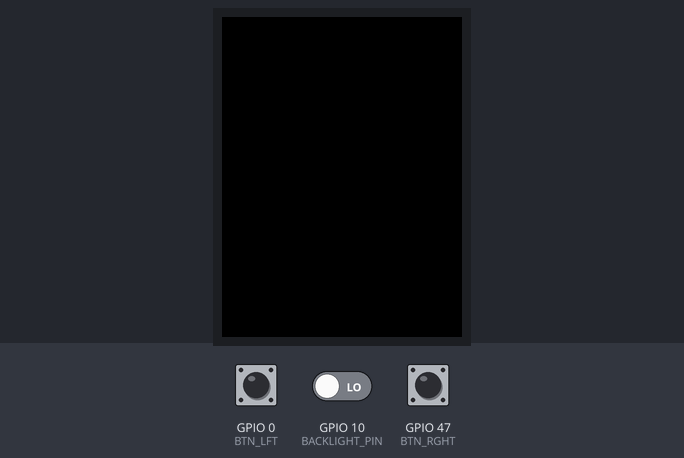
This sketch was run on a simulated ESP32-S3. On the bench: 240×320 colour display. The test bench sets the inputs (shaded band); at power-on: GPIO 47 (BTN_RGHT) HIGH, GPIO 0 (BTN_LFT) HIGH, GPIO 10 (BACKLIGHT_PIN) LOW. Random numbers use the default seed unless the sketch sets one.

Above: at 1.4 s.
1.5 s: GPIO 47 (BTN_RGHT) pulled LOW for 0.15 s
At 2.5 s:
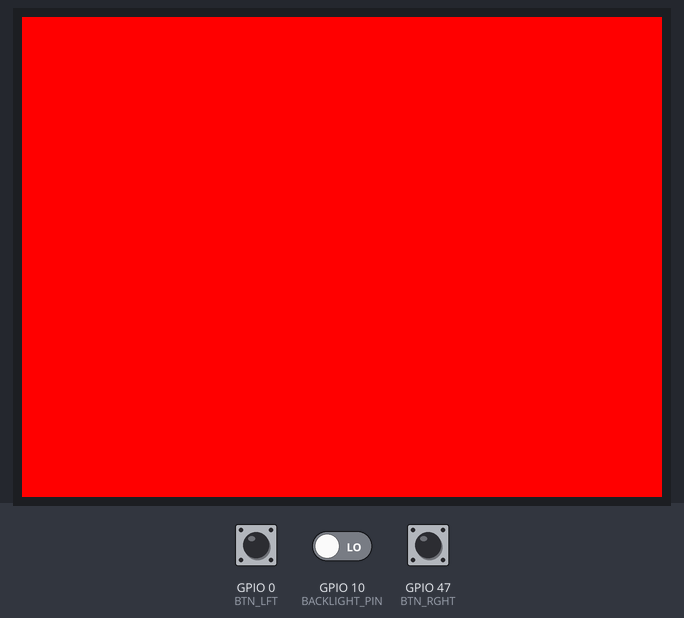
3.6 s: GPIO 0 (BTN_LFT) pulled LOW for 0.15 s
At 5.3 s:
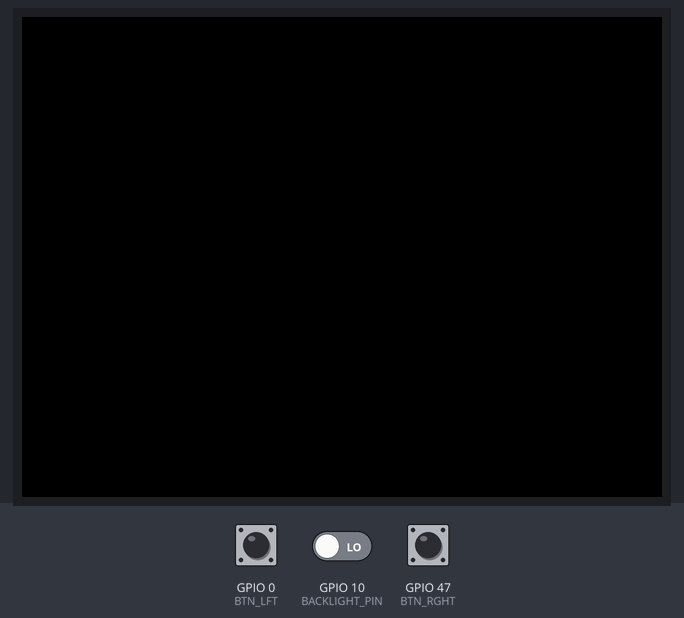
5.7 s: GPIO 47 (BTN_RGHT) pulsed LOW 5 times (0.12 s each, 0.3 s apart)
At 8.7 s:
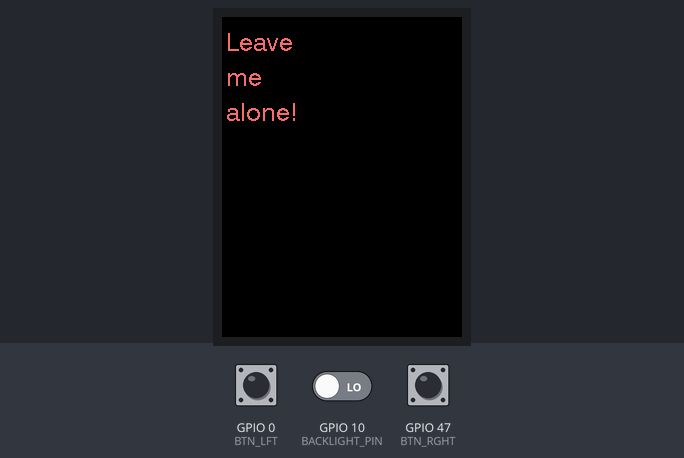
9.0 s: GPIO 47 (BTN_RGHT) pulled LOW for 0.15 s
At 10.6 s:
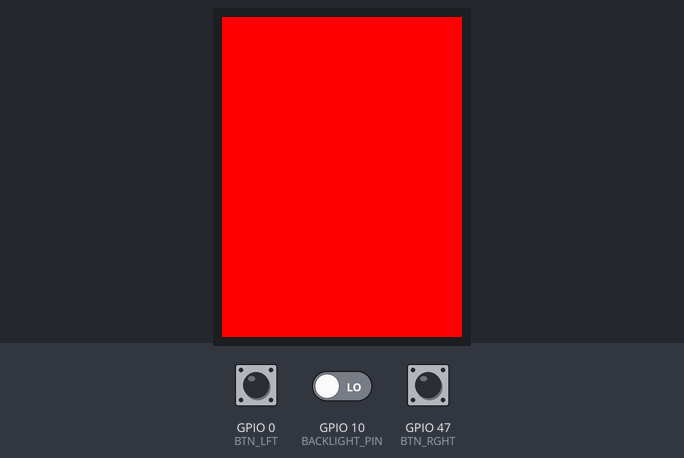
Timing chart, 0 to 12.1 s (numbered marks = the images above; inputs shaded):
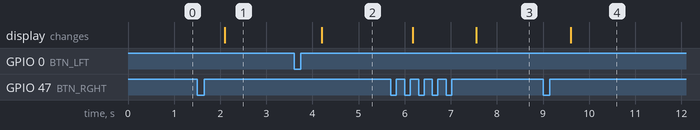

Measured:
- after the input at 1.5 s, the display: changes after 0.60 s (image 1)
- after the input at 3.6 s, the display: changes after 0.60 s (image 2)
- after the input at 5.7 s, the display: first changes after 0.47 s (image 3 shows a later state)
- after the input at 9.0 s, the display: changes after 0.60 s (image 4)

The sketch:

btn_color_switch_tft_irritable_onebtn.ino
```cpp
#include <TFT_eSPI.h>
#include <SPI.h>
#include <OneButton.h>

#define BOARD_LILYGO_T_QT
// #define BOARD_ESP32_GENERIC

#if defined(BOARD_LILYGO_T_QT)
  const int BTN_LFT = 0;
  const int BTN_RGHT = 47;
  const int BACKLIGHT_PIN = 10;
#elif defined(BOARD_ESP32_GENERIC)
  const int BTN_LFT = 0;
  const int BTN_RGHT = 4;
#endif

const int CLICK_TICKS = 400;

TFT_eSPI tft = TFT_eSPI();

OneButton buttonLeft(BTN_LFT, true, true);
OneButton buttonRight(BTN_RGHT, true, true);

int clickCounter = 0;

void handleFifthClick() {
  if (digitalRead(BACKLIGHT_PIN) == HIGH) {
    digitalWrite(BACKLIGHT_PIN, LOW);
  }

  tft.setRotation(2);
  tft.fillScreen(TFT_BLACK);

  uint16_t pastelRed = tft.color565(240, 110, 110);
  tft.setTextColor(pastelRed, TFT_BLACK);
  tft.setTextSize(1);
  tft.setTextDatum(TL_DATUM);

  int randomPhrase = random(3);

  if (randomPhrase == 0) {
    tft.drawString("Stop", 4, 15, 4);
    tft.drawString("bothering", 4, 50, 4);
    tft.drawString("me!", 4, 85, 4);
  }
  else if (randomPhrase == 1) {
    tft.drawString("Leave", 4, 15, 4);
    tft.drawString("me", 4, 50, 4);
    tft.drawString("alone!", 4, 85, 4);
  }
  else if (randomPhrase == 2) {
    tft.drawString("Get off", 4, 15, 4);
    tft.drawString("my", 4, 50, 4);
    tft.drawString("back!", 4, 85, 4);
  }
}

void clickLeft() {
  clickCounter++;
  if (clickCounter % 5 == 0) {
    handleFifthClick();
  } else {
    tft.fillScreen(TFT_BLACK);
  }
}

void doubleClickLeft() {
  clickCounter++;
  if (clickCounter % 5 == 0) {
    handleFifthClick();
  } else {
    if (digitalRead(BACKLIGHT_PIN) == LOW) {
      digitalWrite(BACKLIGHT_PIN, HIGH);
    } else {
      digitalWrite(BACKLIGHT_PIN, LOW);
    }
  }
}

void clickRight() {
  clickCounter++;
  if (clickCounter % 5 == 0) {
    handleFifthClick();
  } else {
    tft.fillScreen(TFT_RED);
  }
}

void doubleClickRight() {
  clickCounter++;
  if (clickCounter % 5 == 0) {
    handleFifthClick();
  } else {
    tft.fillScreen(TFT_GREEN);
  }
}

void setup(void) {
  tft.init();
  tft.setRotation(1);
  tft.fillScreen(TFT_BLACK);

  buttonLeft.setClickTicks(CLICK_TICKS);
  buttonRight.setClickTicks(CLICK_TICKS);

  buttonLeft.attachClick(clickLeft);
  buttonLeft.attachDoubleClick(doubleClickLeft);

  buttonRight.attachClick(clickRight);
  buttonRight.attachDoubleClick(doubleClickRight);
}

void loop() {
  buttonLeft.tick();
  buttonRight.tick();
}
```
